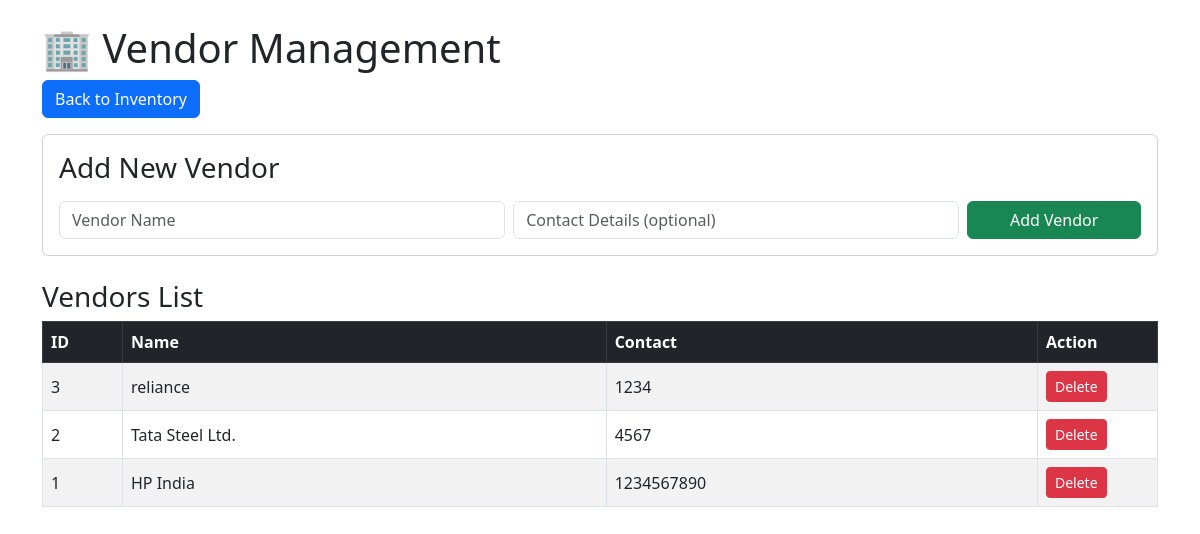
/vendors, run on the app's committed database.
### tables this page shows
CREATE TABLE vendors (
            id INTEGER PRIMARY KEY AUTOINCREMENT,
            vendor_name TEXT NOT NULL,
            contact TEXT
        );

### app.py (the view)
@app.route("/vendors")
def vendor_page():
    conn = get_conn()
    cur = conn.cursor()
    cur.execute("SELECT * FROM vendors ORDER BY id DESC")
    vendors = cur.fetchall()
    conn.close()
    return render_template("vendors.html", vendors=vendors)

### app.py (called while the page is built)
def get_conn():
    conn = sqlite3.connect(DB_PATH)
    conn.row_factory = sqlite3.Row
    conn.execute("PRAGMA foreign_keys = ON")
    return conn

### templates/vendors.html (shortened to what this page needs)
<!DOCTYPE html>
<html>
<head>
  <link rel="stylesheet"
        href="https://cdn.jsdelivr.net/npm/bootstrap@5.3.0/dist/css/bootstrap.min.css">
</head>
<body class="container mt-4">
  <h1>🏢 Vendor Management</h1>
  <a href="{{ url_for('index') }}" class="btn btn-primary mb-3">Back to Inventory</a>
  <div class="card p-3 mb-4">
    <h3 class="mb-3">Add New Vendor</h3>
    <form method="POST" action="{{ url_for('add_vendor') }}" class="row g-2">
      <div class="col-md-5">
        <input type="text" name="vendor_name" class="form-control" placeholder="Vendor Name" required>
      </div>
      <div class="col-md-5">
        <input type="text" name="contact" class="form-control" placeholder="Contact Details (optional)">
      </div>
      <div class="col-md-2 d-grid">
        <button class="btn btn-success" type="submit">Add Vendor</button>
      </div>
    </form>
  </div>
  <h3>Vendors List</h3>
  {% if vendors and vendors|length > 0 %}
  <table class="table table-bordered table-striped align-middle">
    <thead class="table-dark">
      <tr>
        <th style="width: 80px;">ID</th>
        <th>Name</th>
        <th>Contact</th>
        <th style="width: 120px;">Action</th>
      </tr>
    </thead>
    <tbody>
      {% for vendor in vendors %}
      <tr>
        <td>{{ vendor.id }}</td>
        <td>{{ vendor.vendor_name }}</td>
        <td>{{ vendor.contact or '' }}</td>
        <td>
          <a href="{{ url_for('delete_vendor', vendor_id=vendor.id) }}"
             class="btn btn-danger btn-sm"
             onclick="return confirm('Delete vendor {{ vendor.vendor_name }}?');">
             Delete
          </a>
        </td>
      </tr>
      {% endfor %}
    </tbody>
  </table>
  {% else %}
    <div class="alert alert-info">No vendors yet. Add your first vendor above.</div>
  {% endif %}
</body>
</html>

### data on the page
vendors: id "3", vendor_name "reliance", contact "1234"
vendors: id "2", vendor_name "Tata Steel Ltd.", contact "4567"
vendors: id "1", vendor_name "HP India", contact "1234567890"
